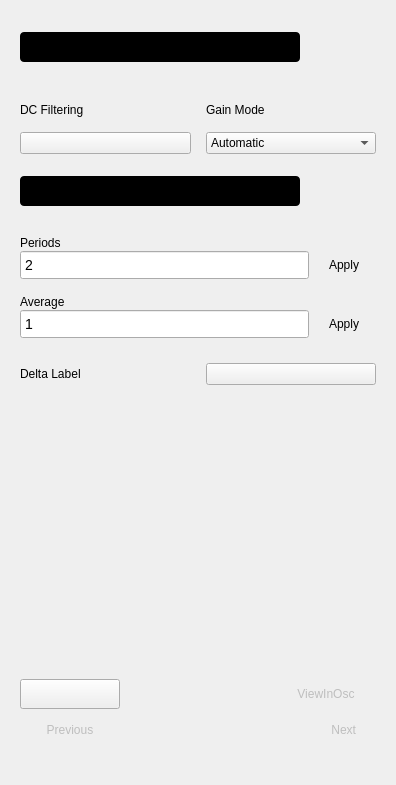
         <widget class="QWidget" name="scrollAreaWidgetContents_2">
          <property name="geometry">
           <rect>
            <x>0</x>
            <y>0</y>
            <width>396</width>
            <height>785</height>
           </rect>
          </property>
          <property name="minimumSize">
           <size>
            <width>0</width>
            <height>0</height>
           </size>
          </property>
          <layout class="QVBoxLayout" name="verticalLayout_11">
           <property name="leftMargin">
            <number>20</number>
           </property>
           <property name="topMargin">
            <number>20</number>
           </property>
           <property name="rightMargin">
            <number>20</number>
           </property>
           <property name="bottomMargin">
            <number>20</number>
           </property>
           <item>
            <widget class="scopy::gui::MenuHeader" name="widgetSettingsMenuHeader" native="true"/>
           </item>
           <item>
            <widget class="scopy::gui::SubsectionSeparator" name="widgetReferenceSubsSep" native="true"/>
           </item>
           <item>
            <widget class="scopy::gui::CustomSwitch" name="btnRefChn">
             <property name="styleSheet">
              <string notr="true">QPushButton {
min-height: 30px;
max-height: 30px;
min-width: 280px;
max-width: 280px;
background-color: black;
border-radius: 4px;
}

QPushButton:disabled {
background-color: qlineargradient(spread:pad, x1:0.5, y1:0, x2:0.501, y2:0, stop:0 #727273, stop:1 #141416);
}

QWidget#handle {
min-height: 30px;
max-height: 30px;
min-width: 142px;
max-width: 142px;
background-color: #4a64ff;
border-radius: 2px;
}

QWidget#handle:disabled {
background-color: #aaaaaa;
}

QLabel {
margin-top: 6px;
background-color: transparent;
line-height: 19px;
}

QLabel#on {
margin-top: 0px;
min-height:30px;
max-height:30px;
min-width:140px;
max-width:140px;
qproperty-alignment: AlignCenter AlignCenter;
margin-left: 0px;
color: white;
}

QLabel#on:disabled {
color: rgba(255,255,255,102);
}

QLabel#off {
margin-top: 0px;
min-height:30px;
max-height:30px;
min-width:140px;
max-width:140px;
margin-left: 140px;
color: white;
qproperty-alignment: AlignCenter AlignCenter;
}

QLabel#off:disabled {
color: rgba(255,255,255,51);
}
</string>
             </property>
             <property name="text">
              <string/>
             </property>
             <property name="checkable">
              <bool>true</bool>
             </property>
             <property name="checked">
              <bool>true</bool>
             </property>
             <property name="leftText" stdset="0">
              <string>Channel 1</string>
             </property>
             <property name="rightText" stdset="0">
              <string>Channel 2</string>
             </property>
             <property name="duration_ms" stdset="0">
              <string>0</string>
             </property>
            </widget>
           </item>
           <item>
            <spacer name="hSpacer_11">
             <property name="orientation">
              <enum>Qt::Horizontal</enum>
             </property>
             <property name="sizeType">
              <enum>QSizePolicy::Fixed</enum>
             </property>
             <property name="sizeHint" stdset="0">
              <size>
               <width>300</width>
               <height>20</height>
              </size>
             </property>
            </spacer>
           </item>
           <item>
            <layout class="QGridLayout" name="gridLayout_8">
             <property name="topMargin">
              <number>0</number>
             </property>
             <property name="bottomMargin">
              <number>0</number>
             </property>
             <property name="spacing">
              <number>15</number>
             </property>
             <item row="4" column="1">
              <layout class="QVBoxLayout" name="vLayoutCaptureDelay">
               <property name="topMargin">
                <number>10</number>
               </property>
              </layout>
             </item>
             <item row="0" column="1">
              <layout class="QVBoxLayout" name="vLayoutOffset"/>
             </item>
             <item row="1" column="1">
              <layout class="QVBoxLayout" name="vLayoutPushDelay">
               <property name="topMargin">
                <number>0</number>
               </property>
               <property name="rightMargin">
                <number>0</number>
               </property>
              </layout>
             </item>
             <item row="0" column="0">
              <layout class="QVBoxLayout" name="vLayoutAmplitude"/>
             </item>
             <item row="3" column="1">
              <layout class="QVBoxLayout" name="vLayout_19">
               <property name="bottomMargin">
                <number>0</number>
               </property>
               <item>
                <widget class="QLabel" name="lbl_19">
                 <property name="text">
                  <string>Gain Mode</string>
                 </property>
                </widget>
               </item>
               <item>
                <widget class="QComboBox" name="cmbBoxResponseGain">
                 <item>
                  <property name="text">
                   <string>Automatic</string>
                  </property>
                 </item>
                 <item>
                  <property name="text">
                   <string>Low</string>
                  </property>
                 </item>
                 <item>
                  <property name="text">
                   <string>High</string>
                  </property>
                 </item>
                </widget>
               </item>
              </layout>
             </item>
             <item row="3" column="0">
              <layout class="QVBoxLayout" name="vLayout_22">
               <property name="bottomMargin">
                <number>0</number>
               </property>
               <item>
                <widget class="QLabel" name="lbl_12">
                 <property name="text">
                  <string>DC Filtering</string>
                 </property>
                </widget>
               </item>
               <item>
                <widget class="scopy::gui::CustomSwitch" name="btnDcFilter">
                 <property name="sizePolicy">
                  <sizepolicy hsizetype="Preferred" vsizetype="Fixed">
                   <horstretch>0</horstretch>
                   <verstretch>0</verstretch>
                  </sizepolicy>
                 </property>
                 <property name="text">
                  <string/>
                 </property>
                 <property name="leftText" stdset="0">
                  <string>On</string>
                 </property>
                 <property name="rightText" stdset="0">
                  <string>Off</string>
                 </property>
                 <property name="duration_ms" stdset="0">
                  <number>0</number>
                 </property>
                 <property name="polarity" stdset="0">
                  <bool>false</bool>
                 </property>
                </widget>
               </item>
              </layout>
             </item>
             <item row="2" column="0" colspan="2">
              <widget class="scopy::gui::SubsectionSeparator" name="widgetResponseSubsSep" native="true"/>
             </item>
            </layout>
           </item>
           <item>
            <layout class="QGridLayout" name="gridLayout_2">
             <property name="bottomMargin">
              <number>0</number>
             </property>
             <property name="spacing">
              <number>15</number>
             </property>
            </layout>
           </item>
           <item>
            <widget class="scopy::gui::SubsectionSeparator" name="widgetSweepSubsSep" native="true"/>
           </item>
           <item>
            <layout class="QGridLayout" name="gridLayoutSweep">
             <property name="topMargin">
              <number>0</number>
             </property>
             <property name="spacing">
              <number>15</number>
             </property>
             <item row="6" column="1">
              <layout class="QVBoxLayout" name="vLayoutSamplesCount">
               <property name="spacing">
                <number>0</number>
               </property>
              </layout>
             </item>
             <item row="6" column="0">
              <spacer name="vSpacer_2">
               <property name="orientation">
                <enum>Qt::Vertical</enum>
               </property>
               <property name="sizeType">
                <enum>QSizePolicy::Fixed</enum>
               </property>
               <property name="sizeHint" stdset="0">
                <size>
                 <width>0</width>
                 <height>12</height>
                </size>
               </property>
              </spacer>
             </item>
             <item row="1" column="0" colspan="2">
              <widget class="scopy::gui::CustomSwitch" name="btnIsLog">
               <property name="styleSheet">
                <string notr="true">QPushButton {
min-height: 30px;
max-height: 30px;
min-width: 280px;
max-width: 280px;
background-color: black;
border-radius: 4px;
}

QPushButton:disabled {
background-color: qlineargradient(spread:pad, x1:0.5, y1:0, x2:0.501, y2:0, stop:0 #727273, stop:1 #141416);
}

QWidget#handle {
min-height: 30px;
max-height: 30px;
min-width: 142px;
max-width: 142px;
background-color: #4a64ff;
border-radius: 2px;
}

QWidget#handle:disabled {
background-color: #aaaaaa;
}

QLabel {
margin-top: 6px;
background-color: transparent;
line-height: 19px;
}

QLabel#on {
margin-top: 0px;
min-height:30px;
max-height:30px;
min-width:140px;
max-width:140px;
qproperty-alignment: AlignCenter AlignCenter;
margin-left: 0px;
color: white;
}

QLabel#on:disabled {
color: rgba(255,255,255,102);
}

QLabel#off {
margin-top: 0px;
min-height:30px;
max-height:30px;
min-width:140px;
max-width:140px;
margin-left: 140px;
color: white;
qproperty-alignment: AlignCenter AlignCenter;
}

QLabel#off:disabled {
color: rgba(255,255,255,51);
}
</string>
               </property>
               <property name="text">
                <string/>
               </property>
               <property name="checkable">
                <bool>true</bool>
               </property>
               <property name="checked">
                <bool>true</bool>
               </property>
               <property name="leftText" stdset="0">
                <string>Logarithmic</string>
               </property>
               <property name="rightText" stdset="0">
                <string>Linear</string>
               </property>
               <property name="duration_ms" stdset="0">
                <number>0</number>
               </property>
              </widget>
             </item>
             <item row="2" column="0" colspan="2">
              <widget class="QWidget" name="widget" native="true">
               <property name="sizePolicy">
                <sizepolicy hsizetype="Minimum" vsizetype="Fixed">
                 <horstretch>0</horstretch>
                 <verstretch>0</verstretch>
                </sizepolicy>
               </property>
               <property name="minimumSize">
                <size>
                 <width>0</width>
                 <height>0</height>
                </size>
               </property>
               <layout class="QVBoxLayout" name="sweepRangeLayout">
                <property name="spacing">
                 <number>0</number>
                </property>
                <property name="leftMargin">
                 <number>0</number>
                </property>
                <property name="topMargin">
                 <number>0</number>
                </property>
                <property name="rightMargin">
                 <number>0</number>
                </property>
                <property name="bottomMargin">
                 <number>0</number>
                </property>
               </layout>
              </widget>
             </item>
             <item row="4" column="0" colspan="2">
              <layout class="QGridLayout" name="gridLayoutSweepAverage">
               <property name="topMargin">
                <number>0</number>
               </property>
               <property name="bottomMargin">
                <number>0</number>
               </property>
               <property name="horizontalSpacing">
                <number>3</number>
               </property>
               <property name="verticalSpacing">
                <number>0</number>
               </property>
               <item row="1" column="0">
                <widget class="QSpinBox" name="spinBoxAveraging">
                 <property name="styleSheet">
                  <string notr="true">QSpinBox{
font-size: 14px;
height:24px;
}


QSpinBox[invalid=true] {
border-color: red;
}
QSpinBox[valid=true] {
border-color: green;
}</string>
                 </property>
                 <property name="buttonSymbols">
                  <enum>QAbstractSpinBox::NoButtons</enum>
                 </property>
                 <property name="minimum">
                  <number>1</number>
                 </property>
                 <property name="maximum">
                  <number>1000000</number>
                 </property>
                </widget>
               </item>
               <item row="0" column="0">
                <widget class="QLabel" name="lblAveraging">
                 <property name="text">
                  <string>Average</string>
                 </property>
                </widget>
               </item>
               <item row="1" column="1">
                <widget class="QPushButton" name="btnApplyAverage">
                 <property name="sizePolicy">
                  <sizepolicy hsizetype="Fixed" vsizetype="Fixed">
                   <horstretch>0</horstretch>
                   <verstretch>0</verstretch>
                  </sizepolicy>
                 </property>
                 <property name="minimumSize">
                  <size>
                   <width>64</width>
                   <height>25</height>
                  </size>
                 </property>
                 <property name="styleSheet">
                  <string notr="true">QPushButton {
border-width: 0px;
border-radius: 3px;
min-width: 64px;
}

/*
QPushButton:enabled:!pressed { background-color: #4a64ff; }
QPushButton[valid=true]:enabled:!pressed { background-color: #4a64ff; }
QPushButton[invalid=true]:enabled:!pressed { background-color: #4a64ff; }
*/
</string>
                 </property>
                 <property name="text">
                  <string>Apply</string>
                 </property>
                 <property name="blue_button" stdset="0">
                  <bool>true</bool>
                 </property>
                </widget>
               </item>
              </layout>
             </item>
             <item row="3" column="0" colspan="2">
              <layout class="QGridLayout" name="gridLayoutSweepPeriod">
               <property name="bottomMargin">
                <number>0</number>
               </property>
               <property name="horizontalSpacing">
                <number>3</number>
               </property>
               <property name="verticalSpacing">
                <number>0</number>
               </property>
               <item row="0" column="0">
                <widget class="QLabel" name="lblPeriods">
                 <property name="text">
                  <string>Periods</string>
                 </property>
                </widget>
               </item>
               <item row="1" column="0">
                <widget class="QSpinBox" name="spinBoxPeriods">
                 <property name="styleSheet">
                  <string notr="true">QSpinBox{
font-size: 14px;
height:24px;
}
QSpinBox[invalid=true] {
border-color: red;
}
QSpinBox[valid=true] {
border-color: green;
}</string>
                 </property>
                 <property name="buttonSymbols">
                  <enum>QAbstractSpinBox::NoButtons</enum>
                 </property>
                 <property name="minimum">
                  <number>2</number>
                 </property>
                 <property name="maximum">
                  <number>100</number>
                 </property>
                </widget>
               </item>
               <item row="1" column="1">
                <widget class="QPushButton" name="btnApplyPeriod">
                 <property name="sizePolicy">
                  <sizepolicy hsizetype="Fixed" vsizetype="Fixed">
                   <horstretch>0</horstretch>
                   <verstretch>0</verstretch>
                  </sizepolicy>
                 </property>
                 <property name="minimumSize">
                  <size>
                   <width>64</width>
                   <height>25</height>
                  </size>
                 </property>
                 <property name="styleSheet">
                  <string notr="true">QPushButton {
border-width: 0px;
border-radius: 3px;
min-width: 64px;
}

/*
QPushButton:enabled:!pressed { background-color: #4a64ff; }
QPushButton[valid=true]:enabled:!pressed { background-color: #4a64ff; }
QPushButton[invalid=true]:enabled:!pressed { background-color: #4a64ff; }
*/</string>
                 </property>
                 <property name="text">
                  <string>Apply</string>
                 </property>
                 <property name="blue_button" stdset="0">
                  <bool>true</bool>
                 </property>
                </widget>
               </item>
              </layout>
             </item>
            </layout>
           </item>
           <item>
            <widget class="scopy::gui::SubsectionSeparator" name="widgetDisplaySubsSep" native="true"/>
           </item>
           <item>
            <layout class="QGridLayout" name="gridLayout_9" rowminimumheight="0,0,0,0,0,0,0">
             <property name="topMargin">
              <number>0</number>
             </property>
             <property name="bottomMargin">
              <number>0</number>
             </property>
             <property name="spacing">
              <number>15</number>
             </property>
             <item row="0" column="1">
              <layout class="QVBoxLayout" name="vLayoutPhaseMin"/>
             </item>
             <item row="6" column="0">
              <widget class="QLabel" name="lbl_13">
               <property name="text">
                <string/>
               </property>
              </widget>
             </item>
             <item row="1" column="1">
              <layout class="QVBoxLayout" name="vLayoutPhaseMax"/>
             </item>
             <item row="0" column="0">
              <layout class="QVBoxLayout" name="vLayoutMagMin"/>
             </item>
             <item row="1" column="0">
              <layout class="QVBoxLayout" name="vLayoutMagMax"/>
             </item>
             <item row="4" column="0">
              <widget class="QLabel" name="lbl_11">
               <property name="sizePolicy">
                <sizepolicy hsizetype="Preferred" vsizetype="Preferred">
                 <horstretch>0</horstretch>
                 <verstretch>0</verstretch>
                </sizepolicy>
               </property>
               <property name="text">
                <string>Delta Label</string>
               </property>
              </widget>
             </item>
             <item row="4" column="1">
              <widget class="scopy::gui::CustomSwitch" name="btnDelta">
               <property name="text">
                <string/>
               </property>
               <property name="leftText" stdset="0">
                <string>On</string>
               </property>
               <property name="rightText" stdset="0">
                <string>Off</string>
               </property>
               <property name="duration_ms" stdset="0">
                <number>0</number>
               </property>
               <property name="polarity" stdset="0">
                <bool>false</bool>
               </property>
              </widget>
             </item>
            </layout>
           </item>
           <item>
            <spacer name="vSpacer">
             <property name="orientation">
              <enum>Qt::Vertical</enum>
             </property>
             <property name="sizeHint" stdset="0">
              <size>
               <width>0</width>
               <height>0</height>
              </size>
             </property>
            </spacer>
           </item>
           <item>
            <widget class="scopy::gui::SubsectionSeparator" name="widgetBufferPreviewerSubsSep" native="true"/>
           </item>
           <item>
            <layout class="QVBoxLayout" name="vLayout_21">
             <property name="bottomMargin">
              <number>0</number>
             </property>
             <item>
              <layout class="QHBoxLayout" name="hLayout_20">
               <property name="bottomMargin">
                <number>0</number>
               </property>
               <item>
                <widget class="scopy::gui::CustomSwitch" name="btnBufferPreview">
                 <property name="sizePolicy">
                  <sizepolicy hsizetype="Minimum" vsizetype="Fixed">
                   <horstretch>0</horstretch>
                   <verstretch>0</verstretch>
                  </sizepolicy>
                 </property>
                 <property name="minimumSize">
                  <size>
                   <width>100</width>
                   <height>30</height>
                  </size>
                 </property>
                 <property name="text">
                  <string/>
                 </property>
                </widget>
               </item>
               <item>
                <spacer name="hSpacer_9">
                 <property name="orientation">
                  <enum>Qt::Horizontal</enum>
                 </property>
                 <property name="sizeHint" stdset="0">
                  <size>
                   <width>40</width>
                   <height>20</height>
                  </size>
                 </property>
                </spacer>
               </item>
               <item>
                <widget class="QPushButton" name="btnViewInOsc">
                 <property name="enabled">
                  <bool>false</bool>
                 </property>
                 <property name="minimumSize">
                  <size>
                   <width>100</width>
                   <height>30</height>
                  </size>
                 </property>
                 <property name="styleSheet">
                  <string notr="true">QPushButton {
  min-height: 30px;
  max-height: 30px;

  border: 0px;
}</string>
                 </property>
                 <property name="text">
                  <string>ViewInOsc</string>
                 </property>
                 <property name="blue_button" stdset="0">
                  <bool>true</bool>
                 </property>
                </widget>
               </item>
              </layout>
             </item>
             <item>
              <layout class="QHBoxLayout" name="hLayout_23">
               <property name="bottomMargin">
                <number>20</number>
               </property>
               <item>
                <widget class="QPushButton" name="btnPrev">
                 <property name="enabled">
                  <bool>false</bool>
                 </property>
                 <property name="minimumSize">
                  <size>
                   <width>100</width>
                   <height>30</height>
                  </size>
                 </property>
                 <property name="styleSheet">
                  <string notr="true">QPushButton {
  min-height: 30px;
  max-height: 30px;

  border: 0px;

}</string>
                 </property>
                 <property name="text">
                  <string>Previous</string>
                 </property>
                 <property name="icon">
                  <iconset resource="../resources/resources.qrc">
                   <normaloff>:/icons/common/ic arrow left.svg</normaloff>:/icons/common/ic arrow left.svg</iconset>
                 </property>
                 <property name="iconSize">
                  <size>
                   <width>12</width>
                   <height>12</height>
                  </size>
                 </property>
                 <property name="blue_button" stdset="0">
                  <bool>true</bool>
                 </property>
                </widget>
               </item>
               <item>
                <spacer name="hSpacer_10">
                 <property name="orientation">
                  <enum>Qt::Horizontal</enum>
                 </property>
                 <property name="sizeHint" stdset="0">
                  <size>
                   <width>40</width>
                   <height>20</height>
                  </size>
                 </property>
                </spacer>
               </item>
               <item>
                <widget class="QPushButton" name="btnNext">
                 <property name="enabled">
                  <bool>false</bool>
                 </property>
                 <property name="minimumSize">
                  <size>
                   <width>100</width>
                   <height>30</height>
                  </size>
                 </property>
                 <property name="layoutDirection">
                  <enum>Qt::RightToLeft</enum>
                 </property>
                 <property name="styleSheet">
                  <string notr="true">QPushButton {
  min-height: 30px;
  max-height: 30px;

  border: 0px;

text-align: right;
padding-left: 20px;
}</string>
                 </property>
                 <property name="text">
                  <string>     Next</string>
                 </property>
                 <property name="icon">
                  <iconset resource="../resources/resources.qrc">
                   <normaloff>:/icons/common/ic arrow right.svg</normaloff>:/icons/common/ic arrow right.svg</iconset>
                 </property>
                 <property name="iconSize">
                  <size>
                   <width>12</width>
                   <height>12</height>
                  </size>
                 </property>
                 <property name="blue_button" stdset="0">
                  <bool>true</bool>
                 </property>
                </widget>
               </item>
              </layout>
             </item>
            </layout>
           </item>
           <item>
            <spacer name="hSpacer_3">
             <property name="orientation">
              <enum>Qt::Horizontal</enum>
             </property>
             <property name="sizeHint" stdset="0">
              <size>
               <width>280</width>
               <height>0</height>
              </size>
             </property>
            </spacer>
           </item>
          </layout>
         </widget>
